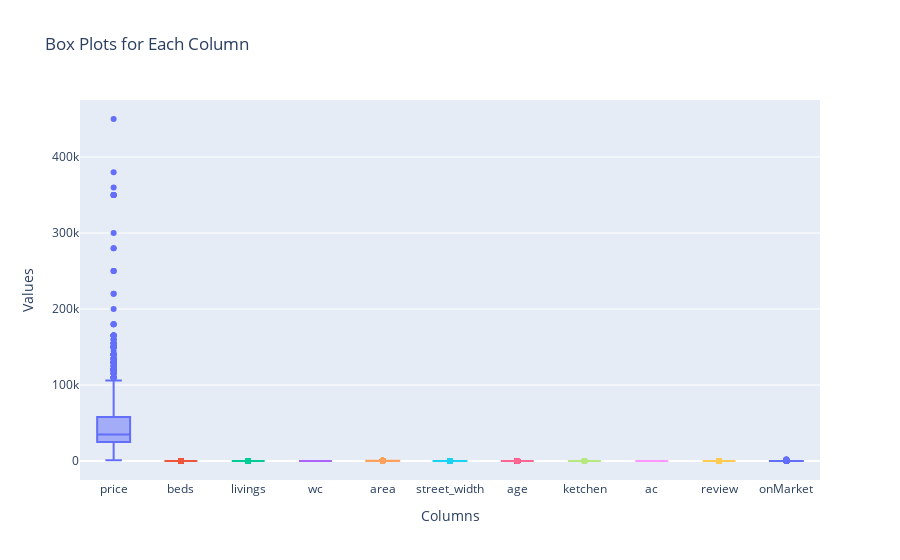

Here is the notebook cell this chart was saved with:
### Code cell
fig = go.Figure()

# Add a box plot for each column
for col in real_estate_numric:
    fig.add_trace(go.Box(y=real_estate[col], name=col))

# Update layout for better readability
fig.update_layout(title="Box Plots for Each Column",
                  yaxis_title="Values",
                  xaxis_title="Columns",
                  showlegend=False)

# Show the plot
fig.show()

### Figure 1 — Plotly figure (JSON) as saved in the notebook; plotly's stock layout.template omitted (floating-point values rounded to 4 significant figures; data arrays with more than 128 entries replaced by an {"elided": "..."} marker saying what was removed)
{"data": [{"name": "price", "type": "box", "y": {"elided": "6583 int values"}}, {"name": "beds", "type": "box", "y": {"elided": "6583 int values"}}, {"name": "livings", "type": "box", "y": {"elided": "6583 int values"}}, {"name": "wc", "type": "box", "y": {"elided": "6583 int values"}}, {"name": "area", "type": "box", "y": {"elided": "6583 int values"}}, {"name": "street_width", "type": "box", "y": {"elided": "6583 int values"}}, {"name": "age", "type": "box", "y": {"elided": "6583 int values"}}, {"name": "ketchen", "type": "box", "y": {"elided": "6583 int values"}}, {"name": "ac", "type": "box", "y": {"elided": "6583 int values"}}, {"name": "review", "type": "box", "y": {"elided": "6583 float values"}}, {"name": "onMarket", "type": "box", "y": {"elided": "6583 int values"}}], "layout": {"showlegend": false, "title": {"text": "Box Plots for Each Column"}, "xaxis": {"title": {"text": "Columns"}}, "yaxis": {"title": {"text": "Values"}}}}
